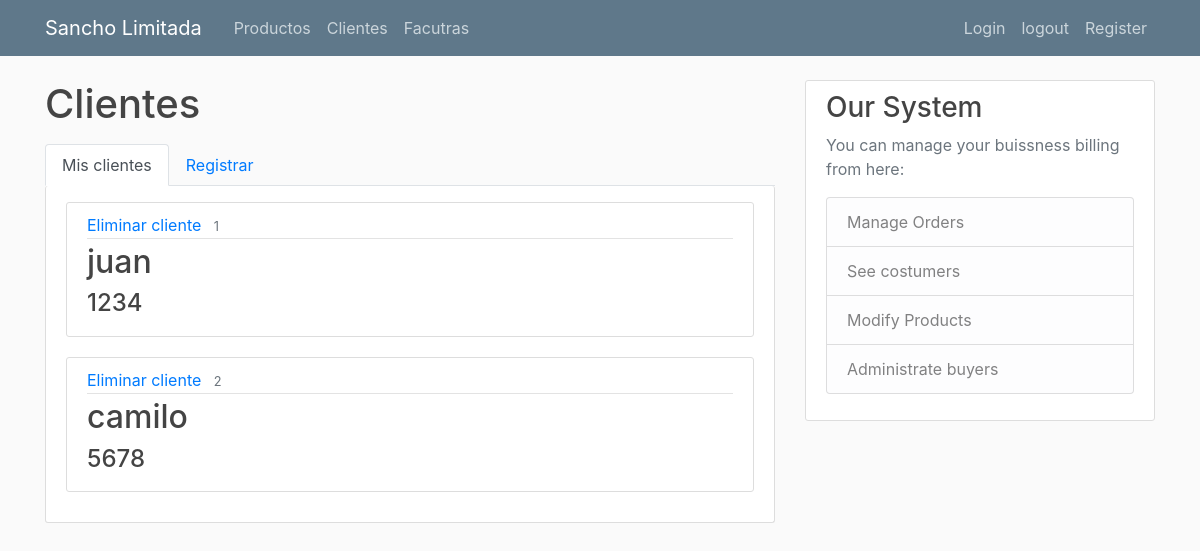
Screenshot of /clientes (signed in) with the database file from the repository.
### SanchoApp/databaseModel.py (models this page shows, shortened)
class Cliente(db.Model):
    __tablename__="clientes"
    relacion_facturas = relationship("Factura", back_populates="relacion_cliente")
    id = db.Column(db.Integer, primary_key=True)
    cedula = db.Column(db.String(100), nullable=False)
    nombre = db.Column(db.String(100), nullable=False)
    direccion = db.Column(db.String(100), nullable=True)
    telefono = db.Column(db.String(12), nullable=True)
    fotografia = db.Column(db.String(256), nullable=True)

### SanchoApp/flaskRoutes.py (the view)
    @app.route("/clientes")
    @login_required
    def clientes():
        client_record = Cliente.query.order_by(Cliente.cedula).limit(10).all()
        return render_template('clientes.html', title='Clientes', lista_de_clientes=client_record)

### SanchoApp/flaskRoutes.py (called while the page is built)
@login_manager.user_loader
def load_user(user_id):
    return User.query.get(int(user_id))

### SanchoApp/templates/clientes.html
{% extends "layout.html" %}
{% block content %}
<h1 class="mb-3">Clientes</h1>
<ul class="nav nav-tabs">
    <li class="nav-item">
        <a class="nav-link active" href="{{url_for('clientes')}}">Mis clientes</a>
    </li>
    <li class="nav-item">
        <a class="nav-link" href="{{url_for('registrar_clientes')}}">Registrar</a>
    </li>
</ul>
<div class="content-section border-top-0 pt-3">
    {% for cliente in lista_de_clientes %}
        <article class="media content-section ">
            <div class="media-body">
                <div class="article-metadata">
                    <a class="mr-2" href="clientes/eliminar/{{cliente.id}}"> Eliminar cliente</a>
                    <small class="text-muted">{{ cliente.id }}</small>
                </div>
                <h2>
                    <a class="article-title" href="clientes/editar/{{cliente.id}}">
                        {{ cliente.nombre }}
                    </a>
                </h2>
                <h4 class="article-title" >{{ cliente.cedula }}</h2>
            </div>
        </article>
    {% endfor %}
</div>
{% endblock content %}

### SanchoApp/static/main.css (style rules this page uses)
body { background: #fafafa; color: #333333; margin-top: 5rem; }
h1, h2, h3, h4, h5, h6 { color: #444444; }
.content-section { background: #ffffff; padding: 10px 20px; border: 1px solid #dddddd; border-radius: 3px; margin-bottom: 20px; }
.article-title { color: #444444; }
.article-metadata { padding-bottom: 1px; margin-bottom: 4px; border-bottom: 1px solid #e3e3e3 }

### rows the page displays
Cliente: id "1", nombre "juan", cedula "1234"
Cliente: id "2", nombre "camilo", cedula "5678"
